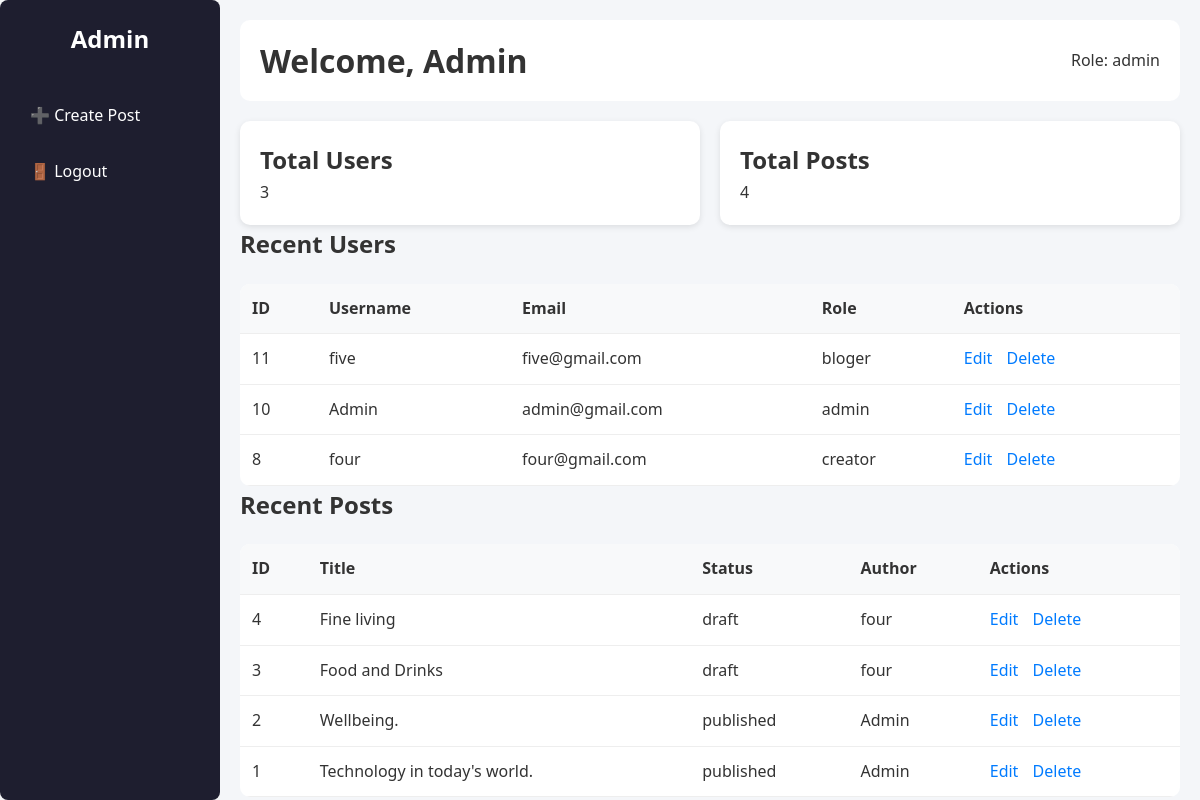
The page /dashboard/admin.php (signed in) on the database its author committed.
### tables this page shows
CREATE TABLE `users` (
  `id` int(11) NOT NULL,
  `username` varchar(50) NOT NULL,
  `email` varchar(50) NOT NULL,
  `password` varchar(255) DEFAULT NULL,
  `role` enum('admin','creator','bloger') DEFAULT 'bloger',
  `profile_image` varchar(255) DEFAULT 'default-user.png'
);

CREATE TABLE `posts` (
  `id` int(11) NOT NULL,
  `user_id` int(11) DEFAULT NULL,
  `title` varchar(255) NOT NULL,
  `content` text NOT NULL,
  `tags` varchar(255) DEFAULT NULL,
  `category` varchar(100) DEFAULT NULL,
  `image` varchar(255) DEFAULT NULL,
  `status` enum('draft','published') DEFAULT 'draft',
  `created_at` timestamp NOT NULL DEFAULT current_timestamp()
);

### dashboard/admin.php (the view, shortened to what this page needs)
<?php
require('../db.php');
$users = $conn->query("SELECT * FROM users ORDER BY id DESC");
$posts = $conn->query("SELECT p.*, u.username
                       FROM posts p
                       JOIN users u ON p.user_id = u.id
                       ORDER BY p.created_at DESC");
?>
<!DOCTYPE html>
<html lang="en">
<head>
  <link rel="stylesheet" href="../style.css">
</head>
<body>
  <div class="sidebar">
    <h2>Admin</h2>
    <a href="/space/posts/posts_create.php">➕ Create Post</a>
    <a href="/space/auth/logout.php">🚪 Logout</a>
  </div>
  <div class="main">
    <div class="topbar">
      <h1>Welcome, <?php echo $_SESSION['username']; ?></h1>
      <span>Role: <?php echo $_SESSION['role']; ?></span>
    </div>
    <div class="cards">
      <div class="card">
        <h2>Total Users</h2>
        <p><?php echo $users->rowCount(); ?></p>
      </div>
      <div class="card">
        <h2>Total Posts</h2>
        <p><?php echo $posts->rowCount(); ?></p>
      </div>
    </div>
    <h2>Recent Users</h2>
    <table>
      <tr><th>ID</th><th>Username</th><th>Email</th><th>Role</th><th>Actions</th></tr>
      <?php while ($u = $users->fetch(PDO::FETCH_ASSOC)): ?>
        <tr>
          <td><?= $u['id'] ?></td>
          <td><?= $u['username'] ?></td>
          <td><?= $u['email'] ?></td>
          <td><?= $u['role'] ?></td>
          <td class="actions">
            <a href="../admin/edit_user.php?id=<?= $u['id'] ?>">Edit</a>
            <a href="../admin/delete_user.php?id=<?= $u['id'] ?>" onclick="return confirm('Delete this user?')">Delete</a>
          </td>
        </tr>
      <?php endwhile; ?>
    </table>
    <h2>Recent Posts</h2>
    <table>
      <tr><th>ID</th><th>Title</th><th>Status</th><th>Author</th><th>Actions</th></tr>
      <?php while ($p = $posts->fetch(PDO::FETCH_ASSOC)): ?>
        <tr>
          <td><?= $p['id'] ?></td>
          <td><?= $p['title'] ?></td>
          <td><?= $p['status'] ?></td>
          <td><?= $p['username'] ?></td>
          <td class="actions">
            <a href="../posts/posts_update.php?id=<?= $p['id'] ?>">Edit</a>
            <a href="../posts/posts_delete.php?id=<?= $p['id'] ?>" onclick="return confirm('Delete this post?')">Delete</a>
          </td>
        </tr>
      <?php endwhile; ?>
    </table>
  </div>
</body>
</html>

### style.css (style rules this page uses)
* { margin: 0; padding: 0; box-sizing: border-box; font-family: 'Segoe UI', Tahoma, Geneva, Verdana, sans-serif; }
body { background-color: #f8f9fa; color: #333; line-height: 1.6; }
a { text-decoration: none; color: #2d3748; transition: color 0.3s ease; }
.sidebar { background: white; padding: 30px; border-radius: 8px; box-shadow: 0 5px 15px rgba(0, 0, 0, 0.05); }

### dashboard/admin.php (style rules this page uses)
body { margin: 0; font-family: Arial, sans-serif; display: flex; height: 100vh; }
.sidebar { width: 220px; background: #1e1e2f; color: #fff; padding: 20px; display: flex; flex-direction: column; }
.sidebar h2 { margin-bottom: 30px; text-align: center; }
.sidebar a { color: #fff; text-decoration: none; padding: 10px; display: block; margin: 5px 0; border-radius: 6px; transition: 0.3s; }
.main { flex: 1; background: #f4f6f9; padding: 20px; overflow-y: auto; }
.topbar { background: #fff; padding: 15px 20px; border-radius: 10px; margin-bottom: 20px; display: flex; justify-content: space-between; align-items: center; }
.topbar h1 { margin: 0; }
.cards { display: grid; grid-template-columns: repeat(auto-fit,minmax(250px,1fr)); gap: 20px; }
.card { background: #fff; border-radius: 10px; padding: 20px; box-shadow: 0 2px 6px rgba(0,0,0,0.1); }
table { width: 100%; border-collapse: collapse; background: #fff; border-radius: 10px; overflow: hidden; margin-top: 20px; }
table th, table td { padding: 12px; border-bottom: 1px solid #eee; text-align: left; }
table th { background: #f8f9fa; }
.actions a { margin-right: 10px; color: #007bff; text-decoration: none; }

### rows shown on the page
users: id "11", username "five", email "five@gmail.com", role "bloger"
users: id "10", username "Admin", email "admin@gmail.com", role "admin"
users: id "8", username "four", email "four@gmail.com", role "creator"
posts: id "4", title "Fine living", status "draft", user.username "four"
posts: id "3", title "Food and Drinks", status "draft", user.username "four"
posts: id "2", title "Wellbeing.", status "published", user.username "Admin"
posts: id "1", title "Technology in today's world.", status "published", user.username "Admin"

### other values the page prints
$_SESSION['username'] "Admin"
$_SESSION['role'] "admin"
$users->rowCount() "3"
$posts->rowCount() "4"
